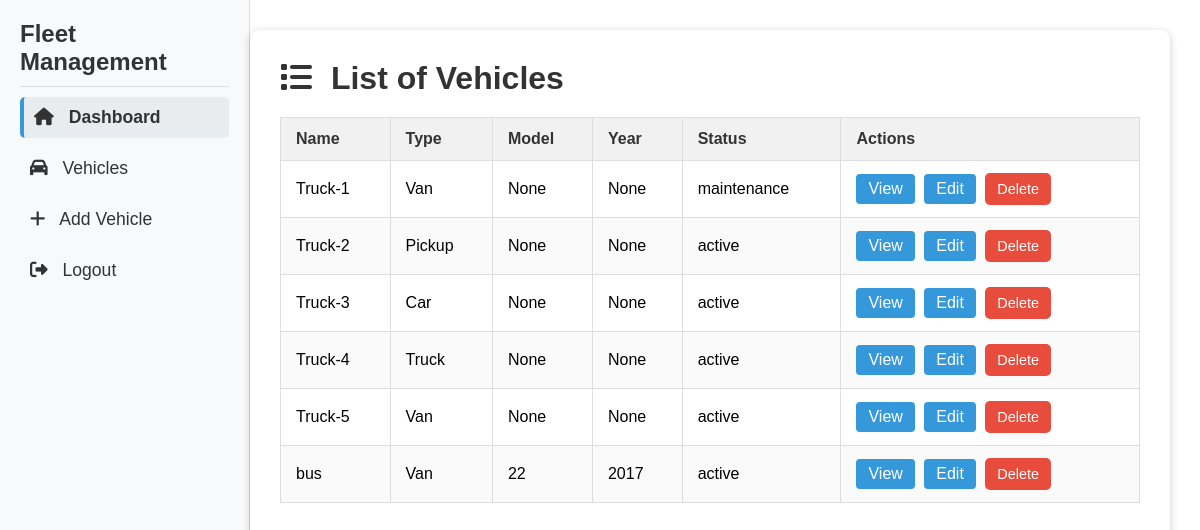
The app's page /vehicles (signed in), older data.
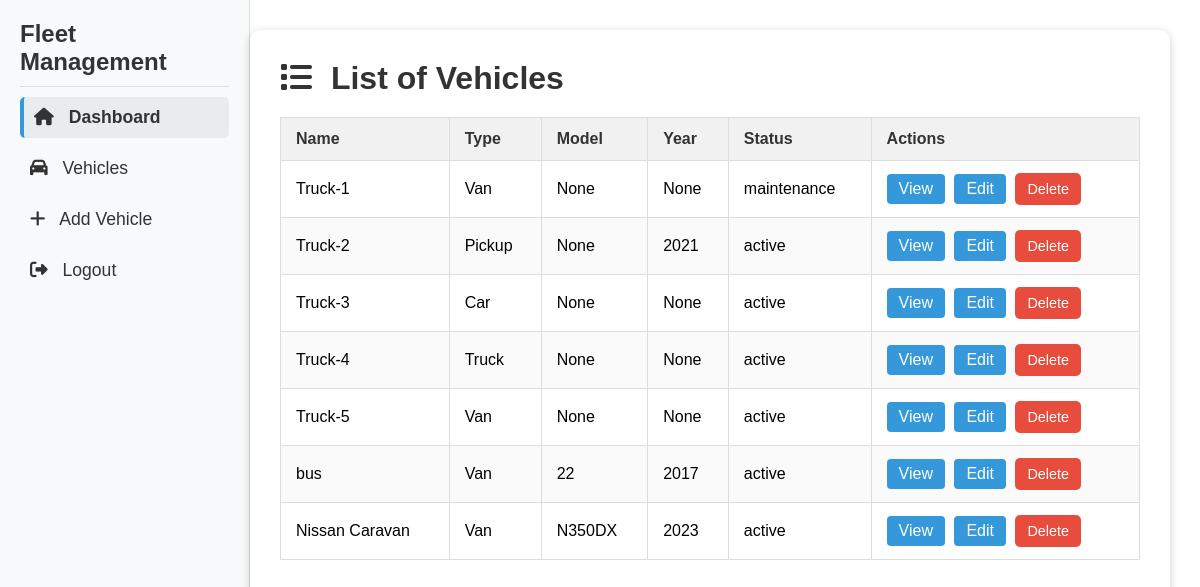
The same page, newer data.
### app.py (models this page shows)
class Vehicle(db.Model):
    id = db.Column(db.Integer, primary_key=True)
    name = db.Column(db.String(80), nullable=False)
    vehicle_type = db.Column(db.String(50), nullable=False, default='Truck')  # New field
    model = db.Column(db.String(100))  # New field
    year = db.Column(db.Integer)  # New field
    current_location = db.Column(db.String(200))
    latitude = db.Column(db.Float)
    longitude = db.Column(db.Float)
    fuel_level = db.Column(db.Float, default=100.0)
    status = db.Column(db.String(50), default='active')
    last_maintenance = db.Column(db.DateTime)
    tank_capacity = db.Column(db.Float, default=100.0)
    maintenance_records = db.relationship('MaintenanceRecord', backref='vehicle', lazy=True)
    fuel_records = db.relationship('FuelRecord', backref='vehicle', lazy=True)
    created_at = db.Column(db.DateTime, default=datetime.utcnow)
    updated_at = db.Column(db.DateTime, default=datetime.utcnow, onupdate=datetime.utcnow)
    image_url = db.Column(db.String(500))  # New field for vehicle image

### app.py (the view)
@app.route('/vehicles')
@login_required
def vehicles():
    vehicles = Vehicle.query.all()
    return render_template('vehicles.html', vehicles=vehicles)

### app.py (called while the page is built)
@login_manager.user_loader
def load_user(user_id):
    return User.query.get(int(user_id))

### templates/vehicles.html (shortened to what this page needs)
<!DOCTYPE html>
<html lang="en">
<head>
  <link rel="stylesheet" href="{{ url_for('static', filename='css/vehicles.css') }}">
  <link rel="stylesheet" href="https://cdnjs.cloudflare.com/ajax/libs/font-awesome/6.4.0/css/all.min.css" />
</head>
<body>
  <div class="vehicles-container">
    <aside class="sidebar">
      <div class="sidebar-header">
        <h2>Fleet Management</h2>
      </div>
      <hr class="sidebar-divider">
      <ul class="sidebar-menu">
        <li class="active">
          <a href="/dashboard">
            <i class="fa-solid fa-home"></i> Dashboard
          </a>
        </li>
        <li>
          <a href="/vehicles">
            <i class="fa-solid fa-car"></i> Vehicles
          </a>
        </li>
        <li>
          <a href="/add-vehicle">
            <i class="fa-solid fa-plus"></i> Add Vehicle
          </a>
        </li>
        <li>
          <a href="/logout">
            <i class="fa-solid fa-right-from-bracket"></i> Logout
          </a>
        </li>
      </ul>
    </aside>
    <main class="content">
      <h2><i class="fa-solid fa-list"></i> List of Vehicles</h2>
      <table class="records-table">
        <thead>
          <tr>
            <th>Name</th>
            <th>Type</th>
            <th>Model</th>
            <th>Year</th>
            <th>Status</th>
            <th>Actions</th>
          </tr>
        </thead>
        <tbody>
          {% for vehicle in vehicles %}
          <tr>
            <td>{{ vehicle.name }}</td>
            <td>{{ vehicle.vehicle_type }}</td>
            <td>{{ vehicle.model }}</td>
            <td>{{ vehicle.year }}</td>
            <td>{{ vehicle.status }}</td>
            <td>
              <a href="/vehicle/{{ vehicle.id }}" class="btn">View</a>
              <a href="/edit-vehicle/{{ vehicle.id }}" class="btn">Edit</a>
              <form method="POST" action="/delete-vehicle/{{ vehicle.id }}" style="display:inline;">
                <button type="submit" class="btn delete-btn">Delete</button>
              </form>
            </td>
          </tr>
          {% endfor %}
        </tbody>
      </table>
    </main>
  </div>
</body>
</html>

### static/css/vehicles.css (style rules this page uses)
* { margin: 0; padding: 0; box-sizing: border-box; }
body { font-family: Arial, sans-serif; background: url('../images/general-bg.jpg') no-repeat center center fixed; background-size: cover; position: relative; }
body::before { content: ""; position: fixed; top: 0; left: 0; right: 0; bottom: 0; background: inherit; filter: blur(8px); -webkit-filter: blur(8px); z-index: -1; opacity: 0.6; }
.vehicles-container { display: flex; min-height: 100vh; }
.sidebar { position: fixed; top: 0; left: 0; bottom: 0; width: 250px; background-color: #f8f9fa; color: #333; padding: 20px; border-right: 1px solid #ddd; overflow-y: auto; }
.sidebar-header h2 { font-size: 1.5rem; margin-bottom: 10px; }
.sidebar-divider { border: none; border-top: 1px solid #ddd; margin: 10px 0; }
.sidebar-menu { list-style: none; padding: 0; }
.sidebar-menu li { margin: 10px 0; }
.sidebar-menu li a { color: #333; text-decoration: none; font-size: 1.1rem; display: block; padding: 10px; border-radius: 5px; transition: background 0.3s; }
.sidebar-menu li a i { margin-right: 10px; }
.sidebar-menu li.active a, .sidebar-menu li a:hover { background-color: #e9ecef; }
.sidebar-menu li:first-child a { font-weight: bold; border-left: 4px solid #3498db; }
.content { margin-left: 250px; width: calc(100% - 250px); padding: 30px; margin-top: 30px; margin-right: 30px; background: rgba(255, 255, 255, 0.3); backdrop-filter: blur(10px); -webkit-backdrop-filter: blur(10px); border-radius: 10px; box-shadow: 0 2px 8px rgba(0, 0, 0, 0.2); }
.content h2 { font-size: 2rem; margin-bottom: 20px; color: #333; }
.content h2 i { margin-right: 10px; }
.records-table { width: 100%; border-collapse: collapse; margin-top: 20px; }
.records-table th, .records-table td { padding: 12px 15px; border: 1px solid #ddd; text-align: left; }
.records-table thead { background-color: #f1f1f1; }
.records-table tbody tr:nth-child(even) { background-color: #fafafa; }
.records-table th { font-weight: bold; color: #333; }
.btn { display: inline-block; padding: 6px 12px; margin-right: 5px; background: #3498db; color: #fff; text-decoration: none; border-radius: 4px; transition: background 0.3s; }
.delete-btn { background-color: #e74c3c; color: white; border: none; padding: 8px 12px; font-size: 0.9rem; border-radius: 5px; cursor: pointer; transition: background-color 0.3s ease; }

Row changes from the older to the newer data that the page shows:
changed Vehicle "Truck-2": year "None" → "2021"
added Vehicle: name "Nissan Caravan", vehicle_type "Van", model "N350DX", year "2023", status "active"
